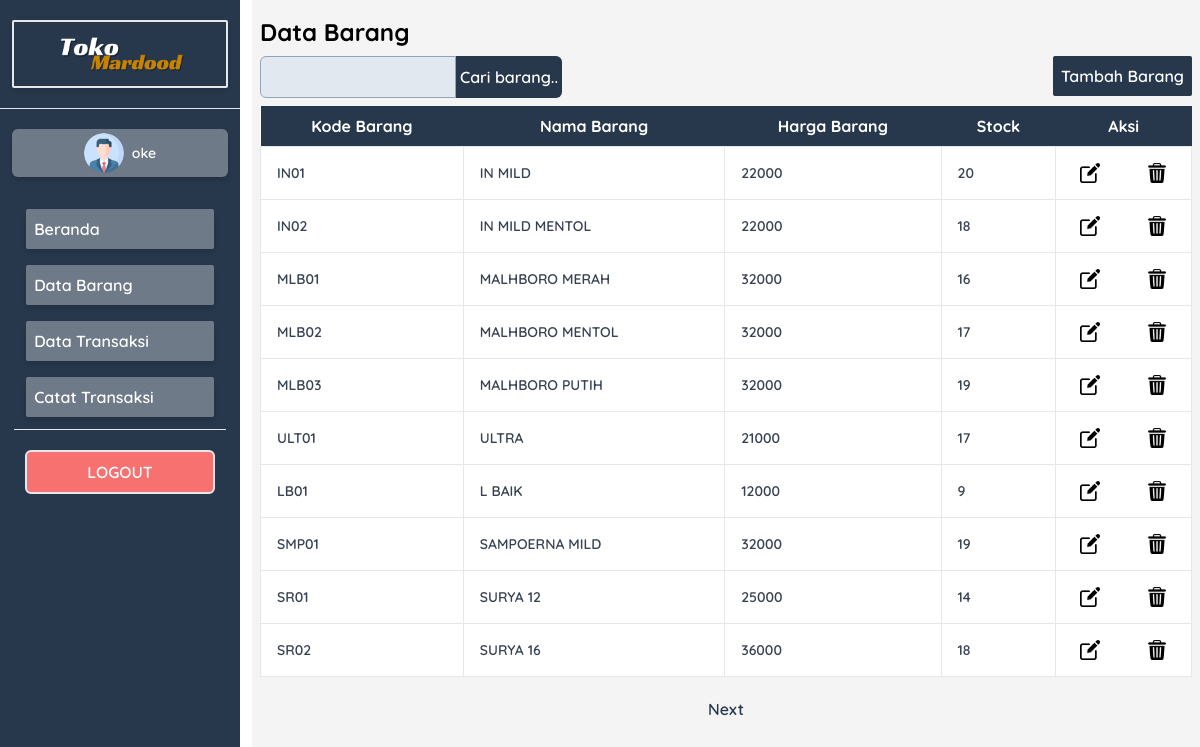
Screenshot of /data_barang.php (signed in) with the database file from the repository.
### tables this page shows
CREATE TABLE `tb_barang` (
  `id_barang` int(255) NOT NULL,
  `kode_barang` varchar(255) NOT NULL,
  `nama_barang` varchar(255) NOT NULL,
  `harga_barang` int(250) NOT NULL,
  `stock_barang` int(255) NOT NULL
);

### data_barang.php (the view, shortened to what this page needs)
<?php
require 'function.php';
$jmlDataperhalaman = 10;
$cariTotal = mysqli_query($conn,"SELECT * FROM tb_barang");
$jumlahdata = mysqli_num_rows($cariTotal);
$jmlHalaman = ceil($jumlahdata / $jmlDataperhalaman);
$hlmAktif = (isset($_GET['page'])) ? $_GET['page'] : 1;
$awaldata = ($jmlDataperhalaman * $hlmAktif) - $jmlDataperhalaman;
$barang = mysqli_query($conn,"SELECT * FROM tb_barang LIMIT $awaldata,$jmlDataperhalaman");
?>
<!DOCTYPE html>
<html lang="en">
<head>
     <link rel="stylesheet" href="./src/output.css">
</head>
<body class="">
     <section id="">
          <div class="w-full flex justify-between font-quicksand font-semibold">
               <div class="h-svh w-[20%] overflow-auto bg-hero-0">
                    <div class="w-[90%] mx-auto  border-2 my-5 rounded-sm shadow-md">
                         <img src="./img/logo-toko.png" alt="" class="w-32 mx-auto">
                    </div>
                    <hr>
                    <div
                         class="w-[90%] mx-auto flex justify-center gap-2 items-center  mt-5 px-2 py-1 rounded-md bg-putih-0 bg-opacity-35 shadow-md">
                         <img src="./icon/profile.png" alt="" class="w-10 rounded-[100%]">
                         <h1 class="text-sm text-white"><?= $_SESSION['nama']?></h1>
                    </div>
                    <div class="w-[90%] h-svh mx-auto mt-5 rounded-md">
                         <div class="rounded-md w-[98%] h-svh mx-auto my-5 text-base text-white">
                              <ul class="p-3 gap-4 grid">
                                   <li
                                        class="hover:scale-105 transition-all ease-out duration-700 p-2 bg-putih-0 hover:bg-gray-200 bg-opacity-35 rounded-sm  shadow-md">
                                        <a href="index.php">Beranda</a>
                                   </li>
                                   <li
                                        class="hover:scale-105 transition-all ease-out duration-700 p-2 bg-putih-0 hover:bg-gray-200 bg-opacity-35 rounded-sm  shadow-md">
                                        <a href=" data_barang.php">Data Barang</a>
                                   </li>
                                   <li
                                        class="hover:scale-105 transition-all ease-out duration-700 p-2 bg-putih-0 hover:bg-gray-200 bg-opacity-35 rounded-sm  shadow-md">
                                        <a href="data_transaksi.php">Data Transaksi</a>
                                   </li>
                                   <li
                                        class="hover:scale-105 transition-all ease-out duration-700 p-2 bg-putih-0 hover:bg-gray-200 bg-opacity-35 rounded-sm  shadow-md">
                                        <a href="kasir.php">Catat Transaksi</a>
                                   </li>
                              </ul>
                              <hr>
                              <div class="w-[90%] border-2 rounded-md mx-auto text-center mt-5 bg-red-400">
                                   <a href="logout.php" id="logout" class="p-2  inline-block uppercase">Logout</a>
                              </div>
                         </div>
                    </div>
               </div>
               <div class="h-svh w-[79%] overflow-auto flex justify-evenly flex-wrap gap-5 pt-2 bg-putih-0">
                    <div class="container mx-auto p-2">
                         <h1 class="text-2xl font-bold ">Data Barang</h1>
                         <div class="flex justify-between">
                              <div class="py-2 w-auto flex items-center">
                                   <form action="" method="post" class="w-full flex">
                                        <input type="text"
                                             class="p-2  bg-slate-200 border border-slate-400 rounded-l-md"
                                             name="keyword-barang">
                                        <button type="submit" name="cari-barang" id="cari-barang"
                                             class="p-1 bg-hero-0 rounded-r-md text-white">Cari
                                             barang..</button>
                                   </form>
                              </div>
                              <div class="py-2 w-auto text-right">
                                   <a href="tambah_barang.php" id="tambah_barang"
                                        class="bg-hero-0 rounded-sm p-2 text-white inline-block">Tambah
                                        Barang</a>
                              </div>
                         </div>
                         <table class="min-w-full bg-white">
                              <thead class="bg-hero-0 text-white">
                                   <tr>
                                        <th class="px-4 py-2">Kode Barang</th>
                                        <th class="px-4 py-2">Nama Barang</th>
                                        <th class="px-4 py-2">Harga Barang</th>
                                        <th class="px-4 py-2">Stock</th>
                                        <th class="px-4 py-2">Aksi</th>
                                   </tr>
                              </thead>
                              <tbody class="text-gray-700 text-sm">
                                   <?php foreach($barang as $row):
                                        ?>
                                   <tr>
                                        <td class="border px-4 py-2"><?= $row['kode_barang']?></td>
                                        <td class="border px-4 py-2"><?= $row['nama_barang']?></td>
                                        <td class="border px-4 py-2"><?= $row['harga_barang']?></td>
                                        <td class="border px-4 py-2"><?= $row['stock_barang']?></td>
                                        <td class="border px-4 py-2">
                                             <div class="action text-center flex justify-between p-2">
                                                  <a href="update_barang.php?id=<?=$row['id_barang'];?>"
                                                       class="edit text-decoration-none"><img src="./icon/edit.png"
                                                            alt="" class="w-5"></a>
                                                  <a href="hapus_barang.php?id=<?=$row['id_barang'];?>"
                                                       class="btn btn-danger">
                                                       <img src="./icon/bin.png" alt="" class=" w-5"></a>
                                             </div>
                                        </td>
                                   </tr>
                                   <?php endforeach;?>
                              </tbody>
                         </table>
                         <div class="w-full text-center mt-5">
                              <?php if($hlmAktif < $jmlHalaman) :?>
                              <a href="data_barang.php?page=<?=$hlmAktif + 1;?>" class="text-hero-0" id="next">Next</a>
                              <?php endif; ?>
                         </div>
                    </div>
               </div>
          </div>
     </section>
</body>
</html>

### rows the page displays
tb_barang: kode_barang "IN01", nama_barang "IN MILD", harga_barang "22000", stock_barang "20"
tb_barang: kode_barang "IN02", nama_barang "IN MILD MENTOL", harga_barang "22000", stock_barang "18"
tb_barang: kode_barang "MLB01", nama_barang "MALHBORO MERAH", harga_barang "32000", stock_barang "16"
tb_barang: kode_barang "MLB02", nama_barang "MALHBORO MENTOL", harga_barang "32000", stock_barang "17"
tb_barang: kode_barang "MLB03", nama_barang "MALHBORO PUTIH", harga_barang "32000", stock_barang "19"
tb_barang: kode_barang "ULT01", nama_barang "ULTRA", harga_barang "21000", stock_barang "17"
tb_barang: kode_barang "LB01", nama_barang "L BAIK", harga_barang "12000", stock_barang "9"
tb_barang: kode_barang "SMP01", nama_barang "SAMPOERNA MILD", harga_barang "32000", stock_barang "19"
tb_barang: kode_barang "SR01", nama_barang "SURYA 12", harga_barang "25000", stock_barang "14"
tb_barang: kode_barang "SR02", nama_barang "SURYA 16", harga_barang "36000", stock_barang "18"

### other values shown
$_SESSION['nama'] "oke"
